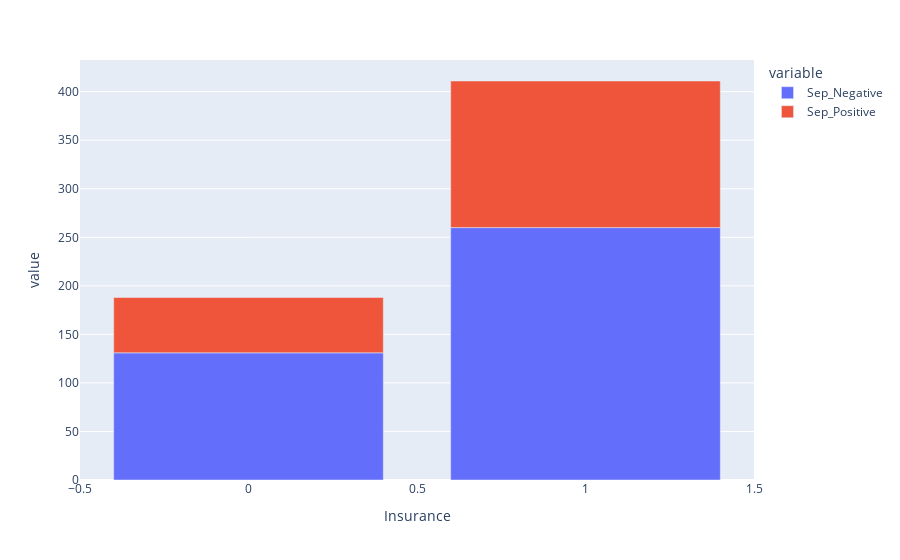

Here is the notebook cell this chart was saved with:
### Markdown cell above
# Add small note please for explanation

### Code cell
fig=px.bar(boolean_df[["Sep_Negative","Sep_Positive"]])
fig.show()

### Figure 1 — Plotly figure (JSON) as saved in the notebook; plotly's stock layout.template omitted (floating-point values rounded to 4 significant figures)
{"data": [{"alignmentgroup": "True", "hovertemplate": "variable=Sep_Negative<br>Insurance=%{x}<br>value=%{y}<extra></extra>", "legendgroup": "Sep_Negative", "marker": {"color": "#636efa", "pattern": {"shape": ""}}, "name": "Sep_Negative", "offsetgroup": "Sep_Negative", "orientation": "v", "showlegend": true, "textposition": "auto", "type": "bar", "x": [0, 1], "xaxis": "x", "y": [131, 260], "yaxis": "y"}, {"alignmentgroup": "True", "hovertemplate": "variable=Sep_Positive<br>Insurance=%{x}<br>value=%{y}<extra></extra>", "legendgroup": "Sep_Positive", "marker": {"color": "#EF553B", "pattern": {"shape": ""}}, "name": "Sep_Positive", "offsetgroup": "Sep_Positive", "orientation": "v", "showlegend": true, "textposition": "auto", "type": "bar", "x": [0, 1], "xaxis": "x", "y": [57, 151], "yaxis": "y"}], "layout": {"barmode": "relative", "legend": {"title": {"text": "variable"}, "tracegroupgap": 0}, "margin": {"t": 60}, "xaxis": {"anchor": "y", "domain": [0, 1], "title": {"text": "Insurance"}}, "yaxis": {"anchor": "x", "domain": [0, 1], "title": {"text": "value"}}}}
